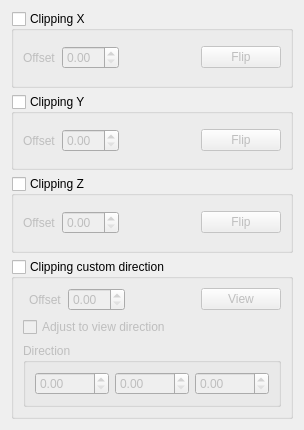
<?xml version="1.0" encoding="UTF-8"?>
<ui version="4.0">
 <class>Gui::Dialog::Clipping</class>
 <widget class="QWidget" name="Gui::Dialog::Clipping">
  <property name="geometry">
   <rect>
    <x>0</x>
    <y>0</y>
    <width>304</width>
    <height>430</height>
   </rect>
  </property>
  <property name="windowTitle">
   <string>Clipping</string>
  </property>
  <layout class="QGridLayout" name="gridLayout_5">
   <item row="0" column="0">
    <widget class="QGroupBox" name="groupBoxX">
     <property name="title">
      <string>Clipping X</string>
     </property>
     <property name="checkable">
      <bool>true</bool>
     </property>
     <property name="checked">
      <bool>false</bool>
     </property>
     <layout class="QGridLayout" name="gridLayout">
      <item row="0" column="1">
       <widget class="QDoubleSpinBox" name="clipX"/>
      </item>
      <item row="0" column="3">
       <widget class="QPushButton" name="flipClipX">
        <property name="text">
         <string>Flip</string>
        </property>
       </widget>
      </item>
      <item row="0" column="2">
       <spacer name="horizontalSpacer_2">
        <property name="orientation">
         <enum>Qt::Horizontal</enum>
        </property>
        <property name="sizeHint" stdset="0">
         <size>
          <width>40</width>
          <height>20</height>
         </size>
        </property>
       </spacer>
      </item>
      <item row="0" column="0">
       <widget class="QLabel" name="label">
        <property name="text">
         <string>Offset</string>
        </property>
       </widget>
      </item>
     </layout>
    </widget>
   </item>
   <item row="1" column="0">
    <widget class="QGroupBox" name="groupBoxY">
     <property name="title">
      <string>Clipping Y</string>
     </property>
     <property name="checkable">
      <bool>true</bool>
     </property>
     <property name="checked">
      <bool>false</bool>
     </property>
     <layout class="QGridLayout" name="gridLayout_2">
      <item row="0" column="1">
       <widget class="QDoubleSpinBox" name="clipY"/>
      </item>
      <item row="0" column="3">
       <widget class="QPushButton" name="flipClipY">
        <property name="text">
         <string>Flip</string>
        </property>
       </widget>
      </item>
      <item row="0" column="2">
       <spacer name="horizontalSpacer_3">
        <property name="orientation">
         <enum>Qt::Horizontal</enum>
        </property>
        <property name="sizeHint" stdset="0">
         <size>
          <width>40</width>
          <height>20</height>
         </size>
        </property>
       </spacer>
      </item>
      <item row="0" column="0">
       <widget class="QLabel" name="label_2">
        <property name="text">
         <string>Offset</string>
        </property>
       </widget>
      </item>
     </layout>
    </widget>
   </item>
   <item row="2" column="0">
    <widget class="QGroupBox" name="groupBoxZ">
     <property name="title">
      <string>Clipping Z</string>
     </property>
     <property name="checkable">
      <bool>true</bool>
     </property>
     <property name="checked">
      <bool>false</bool>
     </property>
     <layout class="QGridLayout" name="gridLayout_3">
      <item row="0" column="1">
       <widget class="QDoubleSpinBox" name="clipZ"/>
      </item>
      <item row="0" column="3">
       <widget class="QPushButton" name="flipClipZ">
        <property name="text">
         <string>Flip</string>
        </property>
       </widget>
      </item>
      <item row="0" column="2">
       <spacer name="horizontalSpacer_4">
        <property name="orientation">
         <enum>Qt::Horizontal</enum>
        </property>
        <property name="sizeHint" stdset="0">
         <size>
          <width>40</width>
          <height>20</height>
         </size>
        </property>
       </spacer>
      </item>
      <item row="0" column="0">
       <widget class="QLabel" name="label_3">
        <property name="text">
         <string>Offset</string>
        </property>
       </widget>
      </item>
     </layout>
    </widget>
   </item>
   <item row="3" column="0">
    <widget class="QGroupBox" name="groupBoxView">
     <property name="title">
      <string>Clipping custom direction</string>
     </property>
     <property name="checkable">
      <bool>true</bool>
     </property>
     <property name="checked">
      <bool>false</bool>
     </property>
     <layout class="QGridLayout" name="gridLayout_6">
      <item row="0" column="3">
       <spacer name="horizontalSpacer">
        <property name="orientation">
         <enum>Qt::Horizontal</enum>
        </property>
        <property name="sizeHint" stdset="0">
         <size>
          <width>84</width>
          <height>20</height>
         </size>
        </property>
       </spacer>
      </item>
      <item row="0" column="4">
       <widget class="QPushButton" name="fromView">
        <property name="text">
         <string>View</string>
        </property>
       </widget>
      </item>
      <item row="1" column="0" colspan="5">
       <widget class="QCheckBox" name="adjustViewdirection">
        <property name="text">
         <string>Adjust to view direction</string>
        </property>
       </widget>
      </item>
      <item row="2" column="0" colspan="5">
       <widget class="QGroupBox" name="groupBox">
        <property name="title">
         <string>Direction</string>
        </property>
        <layout class="QGridLayout" name="gridLayout_4">
         <item row="0" column="0">
          <widget class="QDoubleSpinBox" name="dirX"/>
         </item>
         <item row="0" column="1">
          <widget class="QDoubleSpinBox" name="dirY"/>
         </item>
         <item row="0" column="2">
          <widget class="QDoubleSpinBox" name="dirZ"/>
         </item>
        </layout>
       </widget>
      </item>
      <item row="0" column="1">
       <widget class="QLabel" name="label_4">
        <property name="text">
         <string>Offset</string>
        </property>
       </widget>
      </item>
      <item row="0" column="2">
       <widget class="QDoubleSpinBox" name="clipView"/>
      </item>
     </layout>
    </widget>
   </item>
  </layout>
 </widget>
 <tabstops>
  <tabstop>groupBoxX</tabstop>
  <tabstop>clipX</tabstop>
  <tabstop>flipClipX</tabstop>
  <tabstop>groupBoxY</tabstop>
  <tabstop>clipY</tabstop>
  <tabstop>flipClipY</tabstop>
  <tabstop>groupBoxZ</tabstop>
  <tabstop>clipZ</tabstop>
  <tabstop>flipClipZ</tabstop>
  <tabstop>groupBoxView</tabstop>
  <tabstop>clipView</tabstop>
  <tabstop>fromView</tabstop>
  <tabstop>adjustViewdirection</tabstop>
  <tabstop>dirX</tabstop>
  <tabstop>dirY</tabstop>
  <tabstop>dirZ</tabstop>
 </tabstops>
 <resources/>
 <connections/>
</ui>
